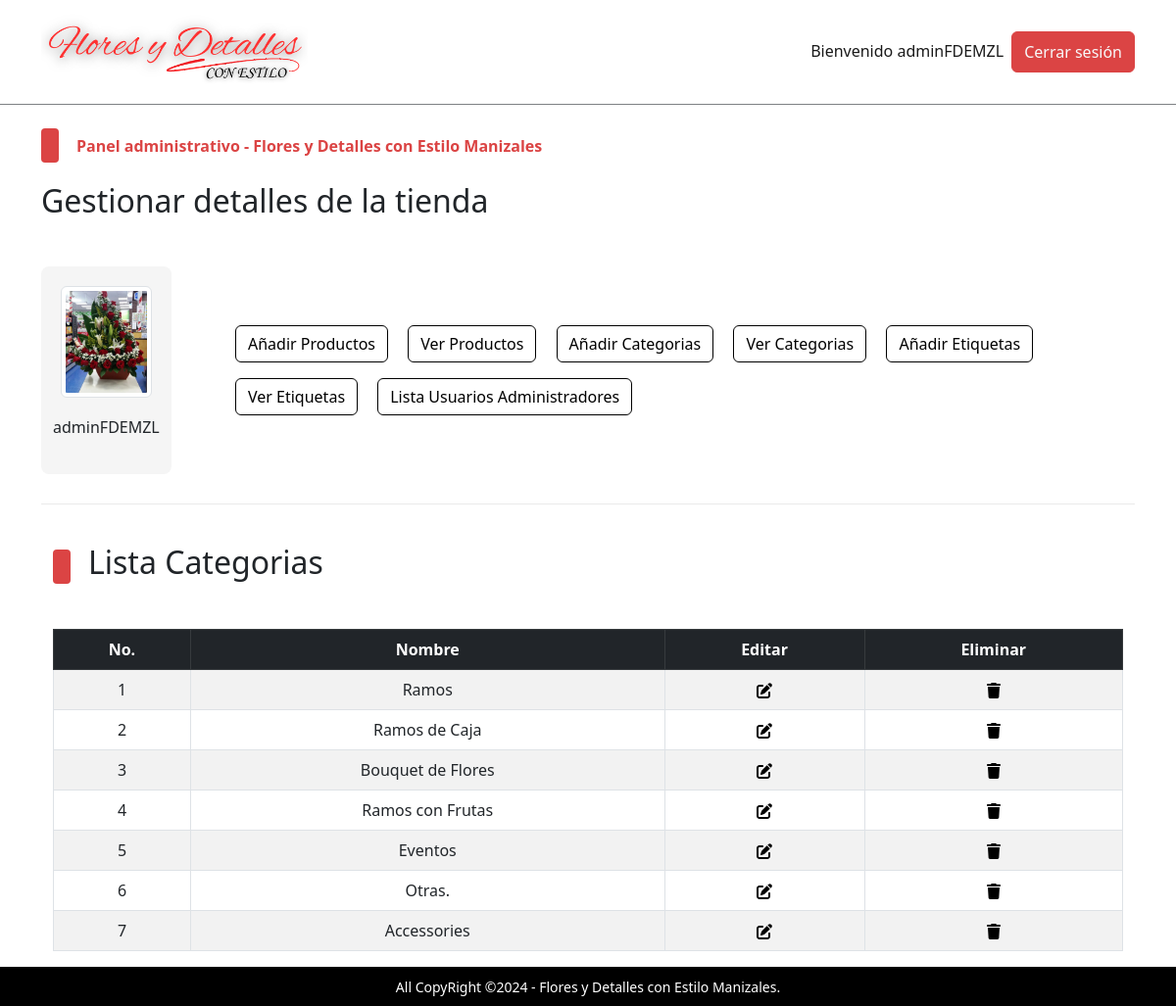
Page /admin/index.php?view_categories (signed in) on the committed database.
### tables this page shows
CREATE TABLE `admin_table` (
  `admin_id` int(11) NOT NULL,
  `admin_name` varchar(100) NOT NULL,
  `admin_email` varchar(200) NOT NULL,
  `admin_image` varchar(255) NOT NULL,
  `admin_password` varchar(255) NOT NULL
);

CREATE TABLE `categories` (
  `category_id` int(11) NOT NULL,
  `category_title` varchar(100) NOT NULL
);

### admin/view_categories.php (the view, shortened to what this page needs)
<!DOCTYPE html>
<html lang="en">
<head>
</head>
<body>
    <div class="container">
        <div class="categ-header">
            <div class="sub-title">
                <span class="shape"></span>
                <h2>Lista Categorias</h2>
            </div>
        </div>
        <div class="table-data">
            <table class="table table-bordered table-hover table-striped text-center">
                <thead class="table-dark">
                    <tr>
                        <th>No.</th>
                        <th>Nombre</th>
                        <th>Editar</th>
                        <th>Eliminar</th>
                    </tr>
                </thead>
                <tbody>
                    <?php
                        $get_category_query = "SELECT * FROM `categories`";
                        $get_category_result = mysqli_query($con,$get_category_query);
                        $id_number = 1;
                        while($row_fetch_categories = mysqli_fetch_array($get_category_result)){
                            $category_id = $row_fetch_categories['category_id'];
                            $category_title = $row_fetch_categories['category_title'];
                            echo "
                            <tr>
                            <td>$id_number</td>
                            <td>$category_title</td>
                            <td>
                                <a href='index.php?edit_category=$category_id'>
                                </a>
                            </td>
                            <td>
                                <a href='index.php?delete_category=$category_id' data-bs-toggle='modal' data-bs-target='#deleteModal_$category_id'>
                                </a>
                                <div class='modal fade' id='deleteModal_$category_id' tabindex='-1' aria-labelledby='deleteModal_$category_id.Label' aria-hidden='true'>
                                                            <a class='text-light' href='index.php?delete_category=$category_id'>
                                                                Delete $category_title
                                                            </a>
                                </div>
                            </td>
                        </tr>
                            ";
                            $id_number++;
                        }
                    ?>
                </tbody>
            </table>
        </div>
    </div>
</body>
</html>

### admin/index.php (shortened to what this page needs)
<?php
    include('../functions/common_functions.php');
    if(isset($_SESSION['admin_username'])){
        $admin_name = $_SESSION['admin_username'];
        $get_admin_data = "SELECT * FROM `admin_table` WHERE admin_name = '$admin_name'";
        $get_admin_result = mysqli_query($con,$get_admin_data);
        $row_fetch_admin_data = mysqli_fetch_array($get_admin_result);
        $admin_name = $row_fetch_admin_data['admin_name'];
        $admin_image = $row_fetch_admin_data['admin_image'];
    }else{
        echo "<script>window.open('./admin_login.php','_self');</script>";
    }
?>
<!DOCTYPE html>
<html lang="en">
<head>
    <link rel="stylesheet" href="../assets/css/bootstrap.css" />
    <link rel="stylesheet" href="../assets/css/main.css" />
</head>
<body>
    <nav class="navbar navbar-expand-lg navbar-light bg-light">
        <div class="container">
            <a class="navbar-brand fw-bold" href="#">
                <img src="../assets/images/logo.png" alt="Logo A1" style="height: 80px;">
            </a>
            <div class="collapse navbar-collapse" id="navbarSupportedContentad">
                <ul class="navbar-nav ms-auto mb-2 mb-lg-0">
                    <li class="nav-item">
                        <a class="nav-link active" aria-current="page" href="#">Bienvenido <?php echo $admin_name;?></a>
                    </li>
                    <li class="nav-item">
                    <button class="btn btn-primary p-0 px-1">
                            <a href="./admin_logout.php" class="nav-link text-light">Cerrar sesión</a>
                        </button>
                    </li>
                </ul>
            </div>
        </div>
    </nav>
    <div class="control">
        <div class="container pt-4 pb-0">
            <div class="categ-header">
                <div class="sub-title">
                    <span class="shape"></span>
                    <span class="title">Panel administrativo - Flores y Detalles con Estilo Manizales</span>
                </div>
                <h2>Gestionar detalles de la tienda</h2>
            </div>
            <div class="row align-items-center">
                <div class="col-md-2">
                    <div class="admin-image">
                        <a href="./index.php"><img src="./admin_images/<?php echo $admin_image;?>" class="img-thumbnail" alt="Admin Photo"></a>
                        <p><?php echo $admin_name;?></p>
                    </div>
                </div>
                <div class="col-md-10">
                    <div class="buttons">
                        <button class="btn btn-outline-primary m-2">
                            <a href="index.php?insert_product" class="nav-link">Añadir Productos</a>
                        </button>
                        <button class="btn btn-outline-primary m-2">
                            <a href="index.php?view_products" class="nav-link">Ver Productos</a>
                        </button>
                        <button class="btn btn-outline-primary m-2">
                            <a href="index.php?insert_category" class="nav-link">Añadir Categorias</a>
                        </button>
                        <button class="btn btn-outline-primary m-2">
                            <a href="index.php?view_categories" class="nav-link">Ver Categorias</a>
                        </button>
                        <button class="btn btn-outline-primary m-2">
                            <a href="index.php?insert_brand" class="nav-link">Añadir Etiquetas</a>
                        </button>
                        <button class="btn btn-outline-primary m-2">
                            <a href="index.php?view_brands" class="nav-link">Ver Etiquetas</a>
                        </button>
                        <button class="btn btn-outline-primary m-2">
                            <a href="index.php?list_users" class="nav-link">Lista Usuarios Administradores</a>
                        </button>
                    </div>
                </div>
            </div>
        </div>
    </div>
    <div class="container">
        <div class="divider"></div>
    </div>
    <div class="change-page">
        <div class="container">
            <?php
            if(isset($_GET['view_categories'])){
                include('./view_categories.php');
            }
            ?>
        </div>
    </div>
    <div class="upper-nav primary-bg p-2 px-3 text-center text-break">
        <span>All CopyRight &copy;2024 - Flores y Detalles con Estilo Manizales.</span>
    </div>
</body>
</html>

### assets/css/main.css (style rules this page uses)
* { -webkit-box-sizing: border-box; -moz-box-sizing: border-box; box-sizing: border-box; margin: 0; padding: 0; }
html { scroll-behavior: smooth; }
a { text-decoration: none; color: #000000; cursor: pointer; }
button, input[type='submit'] { cursor: pointer; }
ul { list-style: none; }
.primary-bg { background-color: #000; }
.divider { background-color: #eaeaea; height: 1.5px; width: 100%; margin-top: 30px; margin-bottom: 40px; }
.container .categ-header { display: flex; flex-direction: column; gap: 20px; margin-bottom: 40px; }
.container .categ-header .sub-title { display: flex; flex-direction: row; gap: 18px; align-items: center; }
.container .categ-header .sub-title span:nth-of-type(1) { width: 18px; height: 35px; background-color: #db4444; border-radius: 4px; -webkit-border-radius: 4px; -moz-border-radius: 4px; -ms-border-radius: 4px; -o-border-radius: 4px; }
.shape { display: inline-block; width: 18px; height: 35px; background-color: #db4444; border-radius: 4px; -webkit-border-radius: 4px; -moz-border-radius: 4px; -ms-border-radius: 4px; -o-border-radius: 4px; }
.container .categ-header .sub-title span:nth-of-type(2) { color: #db4444; font-weight: bold; }
.upper-nav span { color: #ffffff; font-size: 14px; }
.bg-light { background-color: #ffffff !important; border-bottom: 1px solid #7d8184; }
.control .container .row .admin-image { width: 80%; background-color: #f5f5f5; padding: 20px; display: flex; flex-direction: column; gap: 18px; align-items: center; border-radius: 8px; -webkit-border-radius: 8px; -moz-border-radius: 8px; -ms-border-radius: 8px; -o-border-radius: 8px; }
.control .container .row .admin-image img { width: 100%; }
.control .container .row .buttons a.nav-link { transition: 0s; -webkit-transition: 0s; -moz-transition: 0s; -ms-transition: 0s; -o-transition: 0s; }
td { vertical-align: middle; }

### rows in the picture
admin_table: admin_name "adminFDEMZL", admin_image (picture)
categories: category_title "Ramos"
categories: category_title "Ramos de Caja"
categories: category_title "Bouquet de Flores"
categories: category_title "Ramos con Frutas"
categories: category_title "Eventos"
categories: category_title "Otras."
categories: category_title "Accessories"
